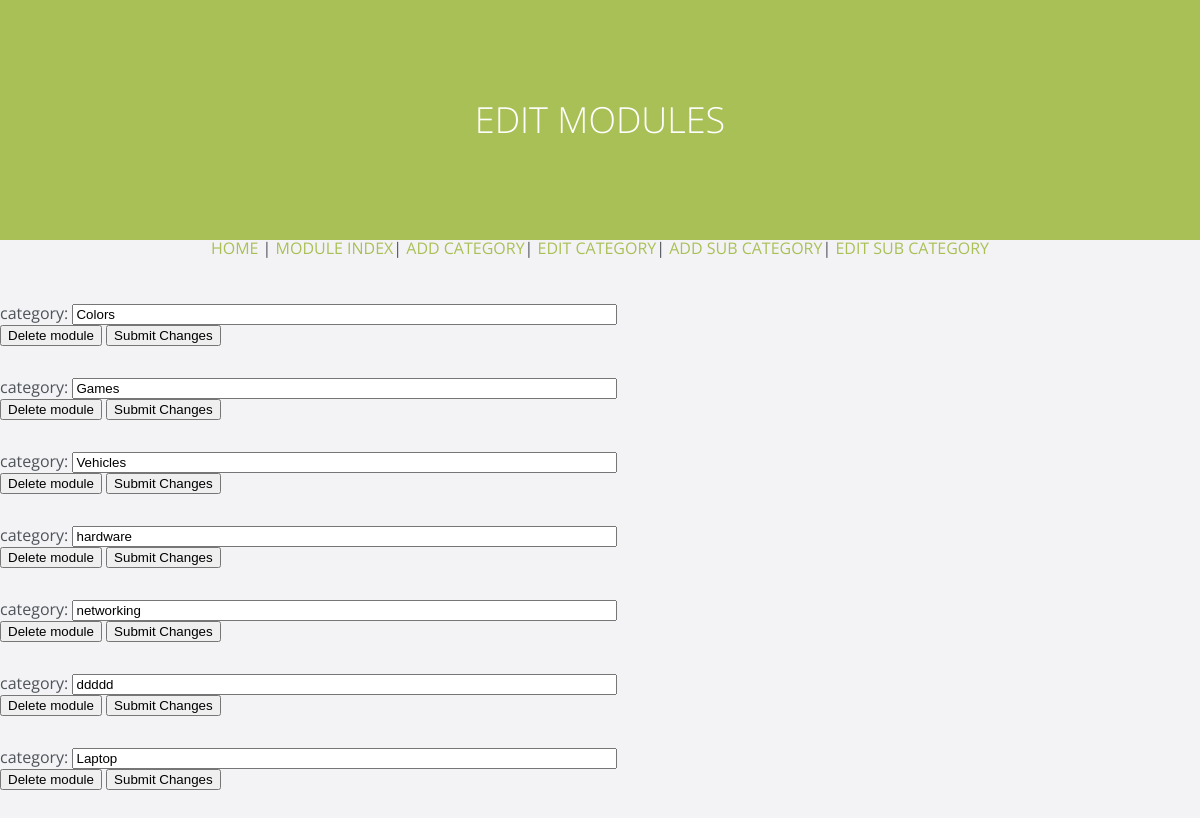
The app's page /admin/modulesE.php with its own data.
### tables this page shows
CREATE TABLE `category` (
  `cat_id` int(2) NOT NULL,
  `category` varchar(25) NOT NULL DEFAULT ''
);

### admin/modulesE.php (the view, shortened to what this page needs)
<?php
include_once("connectM.php");
?>
<html lang="en" class="no-js">
<head>
	<link rel="stylesheet" href="../assets/a/css/reset.css">
	<link rel="stylesheet" href="../assets/a/css/style.css">
</head>
<body>
<header>
	<h1>EDIT MODULES</h1>
</header>
<p align="center"><a href= "home.php"> HOME </a>|<a href= "index.php"> MODULE INDEX</a>|<a href= "modulesC.php"> ADD CATEGORY</a>|<a href= "modulesE.php"> EDIT CATEGORY</a>|<a href= "addsub.php"> ADD SUB CATEGORY</a>|<a href= "editsub.php"> EDIT SUB CATEGORY</a></p>
<br/>
<br/>
<br/>
<?php
$res=mysqli_query($db_connection,"SELECT * FROM category") or die(mysqli_error($db_connection));
if (mysqli_num_rows($res) > 0){
	while($row=mysqli_fetch_assoc($res)){
	$id= $row['cat_id'];
	$category= $row['category'];
	echo'<div class="id"><form action="modulesE.php?ids='.$id.'" method="post">
		<span>category: <input type="text" name="category" size="65" value="'.$category.'"/></span><br/>
		<input type="submit" name="delete_module" value="Delete module" onclick="return myFunction()"/>
		<input type="submit" name="edit_module" value="Submit Changes" />
		</form></div>
		<br/><br/>';
}
}else{
	echo "No modules at this time";
}
			?>
</body>
</html>

### assets/a/css/style.css (style rules this page uses)
*, *::after, *::before { -webkit-box-sizing: border-box; -moz-box-sizing: border-box; box-sizing: border-box; }
*::after, *::before { content: ''; }
body { font-size: 100%; font-family: "Open Sans", sans-serif; color: #4e5359; background-color: #f3f3f5; }
body::after { position: fixed; top: 0; left: 0; width: 100%; height: 100%; background-color: rgba(78, 83, 89, 0.8); visibility: hidden; opacity: 0; -webkit-transition: opacity .3s 0s, visibility 0s .3s; -moz-transition: opacity .3s 0s, visibility 0s .3s; transition: opacity .3s 0s, visibility 0s .3s; }
@media only screen and (min-width: 768px) { body::after { display: none; } }
a { color: #a9c056; text-decoration: none; }
header { position: relative; height: 180px; line-height: 180px; text-align: center; background-color: #a9c056; }
header h1 { color: #ffffff; -webkit-font-smoothing: antialiased; -moz-osx-font-smoothing: grayscale; font-size: 20px; font-size: 1.25rem; }
@media only screen and (min-width: 1024px) { header { height: 240px; line-height: 240px; } }
@media only screen and (min-width: 1024px) { header h1 { font-size: 36px; font-size: 2.25rem; font-weight: 300; } }

### records on screen
category: category "Colors"
category: category "Games"
category: category "Vehicles"
category: category "hardware"
category: category "networking"
category: category "ddddd"
category: category "Laptop"
